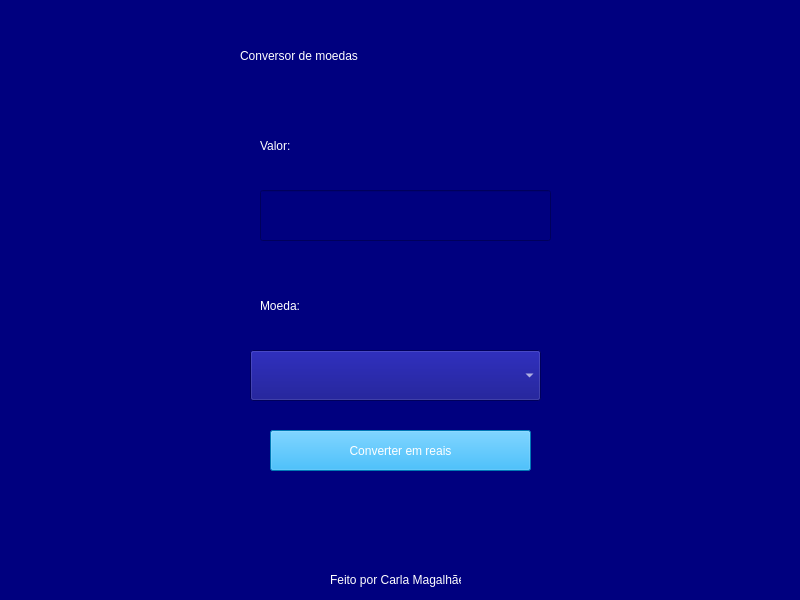
<?xml version="1.0" encoding="UTF-8"?>
<ui version="4.0">
 <class>MainWindow</class>
 <widget class="QMainWindow" name="MainWindow">
  <property name="geometry">
   <rect>
    <x>0</x>
    <y>0</y>
    <width>800</width>
    <height>600</height>
   </rect>
  </property>
  <property name="windowTitle">
   <string>MainWindow</string>
  </property>
  <property name="styleSheet">
   <string notr="true">background-color: rgb(0, 0, 127);
font: 14pt &quot;MS Shell Dlg 2&quot;;</string>
  </property>
  <widget class="QWidget" name="centralwidget">
   <widget class="QLabel" name="titulo">
    <property name="geometry">
     <rect>
      <x>240</x>
      <y>30</y>
      <width>331</width>
      <height>51</height>
     </rect>
    </property>
    <property name="styleSheet">
     <string notr="true">color: rgb(255, 255, 255);
font: 28pt &quot;MS Shell Dlg 2&quot;;
</string>
    </property>
    <property name="text">
     <string>Conversor de moedas</string>
    </property>
   </widget>
   <widget class="QLabel" name="valor">
    <property name="geometry">
     <rect>
      <x>260</x>
      <y>120</y>
      <width>281</width>
      <height>51</height>
     </rect>
    </property>
    <property name="styleSheet">
     <string notr="true">color: rgb(255, 255, 255);
font: 14pt &quot;MS Shell Dlg 2&quot;;</string>
    </property>
    <property name="text">
     <string>Valor:</string>
    </property>
   </widget>
   <widget class="QLabel" name="moeda">
    <property name="geometry">
     <rect>
      <x>260</x>
      <y>280</y>
      <width>281</width>
      <height>51</height>
     </rect>
    </property>
    <property name="styleSheet">
     <string notr="true">color: rgb(255, 255, 255);
font: 14pt &quot;MS Shell Dlg 2&quot;;</string>
    </property>
    <property name="text">
     <string>Moeda:</string>
    </property>
   </widget>
   <widget class="QPushButton" name="butao_conv">
    <property name="geometry">
     <rect>
      <x>270</x>
      <y>430</y>
      <width>261</width>
      <height>41</height>
     </rect>
    </property>
    <property name="styleSheet">
     <string notr="true">color: rgb(255, 255, 255);
background-color: rgb(0, 170, 255);
font: 16pt &quot;MS Shell Dlg 2&quot;;</string>
    </property>
    <property name="text">
     <string>Converter em reais</string>
    </property>
   </widget>
   <widget class="QComboBox" name="resp_moeda">
    <property name="geometry">
     <rect>
      <x>250</x>
      <y>350</y>
      <width>291</width>
      <height>51</height>
     </rect>
    </property>
    <property name="styleSheet">
     <string notr="true">color: rgb(255, 255, 255);
font: 14pt &quot;MS Shell Dlg 2&quot;;
selection-color: rgb(255, 255, 255);
gridline-color: rgb(255, 255, 255);</string>
    </property>
   </widget>
   <widget class="QLabel" name="creditos">
    <property name="geometry">
     <rect>
      <x>330</x>
      <y>570</y>
      <width>131</width>
      <height>20</height>
     </rect>
    </property>
    <property name="styleSheet">
     <string notr="true">color: rgb(255, 255, 255);
font: 8pt &quot;MS Shell Dlg 2&quot;;
</string>
    </property>
    <property name="text">
     <string>Feito por Carla Magalhães</string>
    </property>
   </widget>
   <widget class="QLineEdit" name="resposta">
    <property name="geometry">
     <rect>
      <x>260</x>
      <y>190</y>
      <width>291</width>
      <height>51</height>
     </rect>
    </property>
    <property name="styleSheet">
     <string notr="true">color: rgb(255, 255, 255);
font: 14pt &quot;MS Shell Dlg 2&quot;;</string>
    </property>
   </widget>
   <widget class="QLabel" name="resultado">
    <property name="geometry">
     <rect>
      <x>270</x>
      <y>490</y>
      <width>251</width>
      <height>61</height>
     </rect>
    </property>
    <property name="styleSheet">
     <string notr="true">color: rgb(255, 255, 255);</string>
    </property>
    <property name="text">
     <string/>
    </property>
   </widget>
   <widget class="QLabel" name="label">
    <property name="geometry">
     <rect>
      <x>20</x>
      <y>210</y>
      <width>221</width>
      <height>381</height>
     </rect>
    </property>
    <property name="text">
     <string/>
    </property>
    <property name="pixmap">
     <pixmap>coin3-removebg-preview.png</pixmap>
    </property>
   </widget>
   <widget class="QLabel" name="label_2">
    <property name="geometry">
     <rect>
      <x>570</x>
      <y>210</y>
      <width>221</width>
      <height>381</height>
     </rect>
    </property>
    <property name="text">
     <string/>
    </property>
    <property name="pixmap">
     <pixmap>coin3-removebg-preview.png</pixmap>
    </property>
   </widget>
  </widget>
 </widget>
 <resources/>
 <connections/>
</ui>
